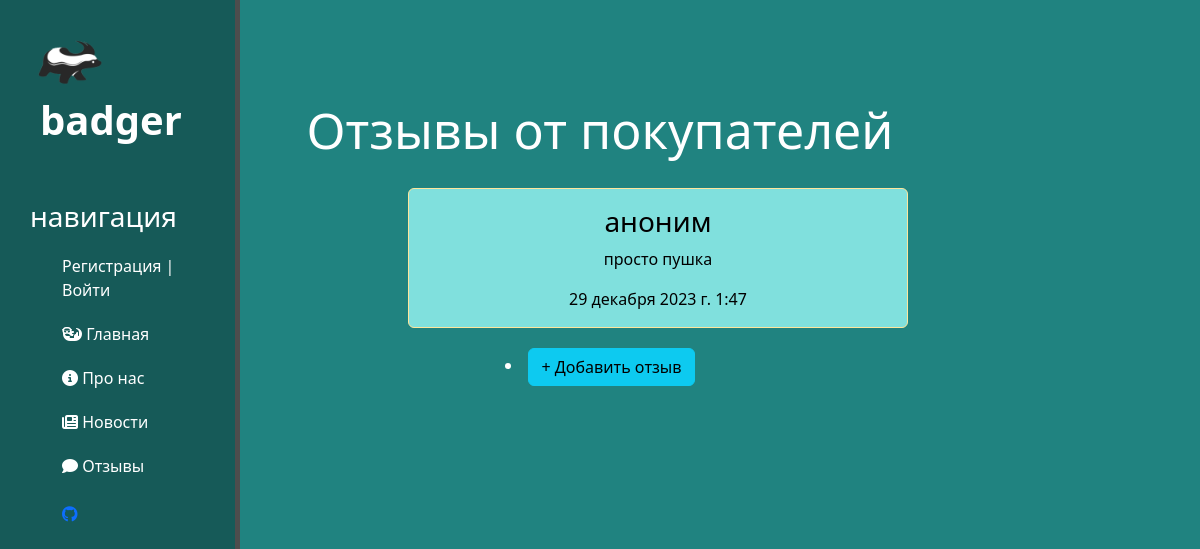
Before: /feedback/ with the older database file.
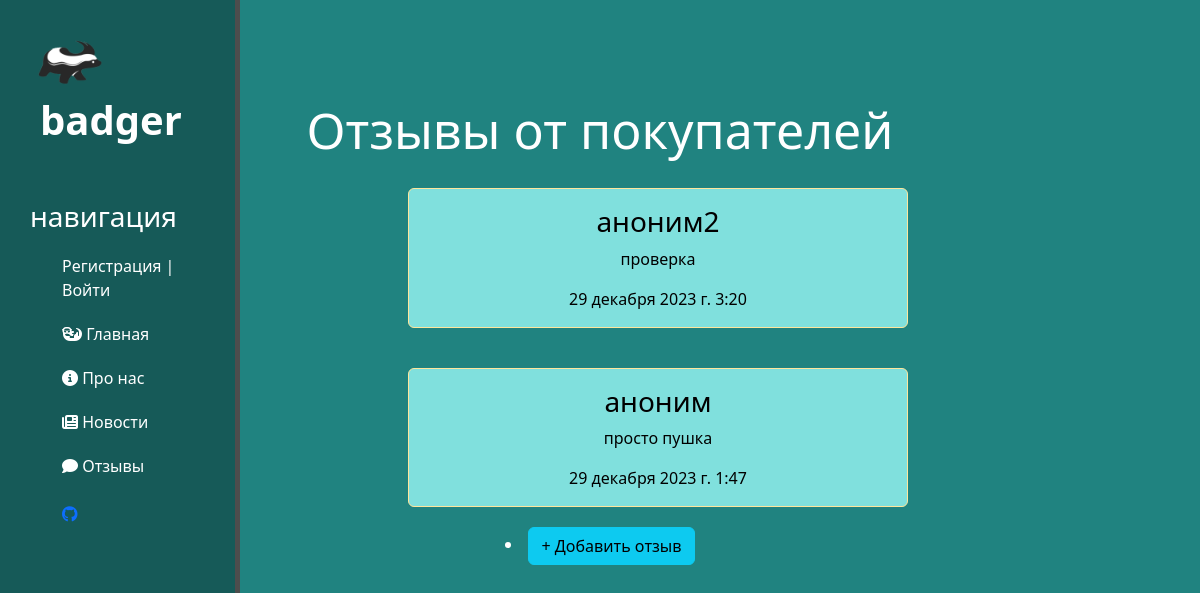
After: the same page with the newer database file.
### main/models.py (models this page shows)
class Feed(models.Model):
    fio = models.CharField(max_length=30, verbose_name="заголовок")
    text = models.TextField(verbose_name="анонс")
    date=models.DateTimeField(verbose_name="дата")
    class Meta:
        verbose_name = 'Отзыв'
        verbose_name_plural = 'Отзывы'

### main/views.py (the view)
# urls.py: path('feedback/', views.feedback_home, name='feedback_home'),
def feedback_home(request):
    feedback = Feed.objects.order_by('-date')
    return  render(request, 'main/feedback_home.html',{'feedback':feedback})

### main/templates/main/feedback_home.html (shortened to what this page needs)
{% extends 'main/shablon.html' %}
{% block content %}
<div class="features">
    <h1>Отзывы от покупателей </h1>
        {% for el in feedback %}
            <div class="alert alert-warning">
                <h3>{{ el.fio }}</h3>
                <p>{{ el.text }}</p>
                <span>{{ el.date }}</span>
            </div>
        {% endfor %}
</div>
<a href="{% url 'create' %}" class="link link1"><li><button class="btn btn-info">+ Добавить отзыв</button></li></a>
{% endblock %}

Changed rows visible on the page:
added Feed: fio "аноним2", text "проверка", date "29 декабря 2023 г. 3:20"
